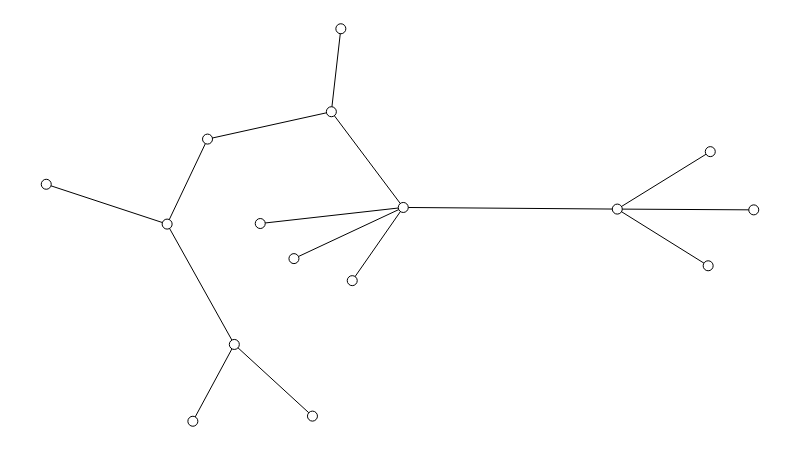

The cell this chart's notebook holds for it:
### Markdown cell above
## Caminhos relativamente curtos

Primeiramente, precisamos evitar caracterizações baseadas em algum "número mágico" como [seis](https://en.wikipedia.org/wiki/Six_degrees_of_separation). A diferença entre os comprimentos médios obtidos pelo Milgram e os comprimentos médios obtidos do Spotify exigem uma caracterização mais genérica.

Informalmente, a definição de pequeno mundo já foi estabelecida: um grafo cujos caminhos são *relativamente curtos*. Nosso objetivo é formalizar o suficiente essa definição para poder usá-la em um teste de hipótese.

Um primeiro passso natural é tentar visualizar uma rede pequeno mundo para obter *insights* sobre a "cara" dela.

Nas lousinhas, as duplas Graicer/Tirta e Fred/Rapha apresentaram propostas baseadas em *árvore*. Uma árvore é uma *rede conexa sem circuitos*, ou seja, é um grafo com as seguintes propriedades:

* entre quaisquer dois nós, existe um caminho;
* esse caminho é o único entre esses nós.

O módulo *NetworkX* possui uma função pronta para gerar uma árvore aleatória com dado número de nós.

### Code cell
# Gera uma árvore aleatória.
g = nx.random_tree(NUM_NODES)

# Atribui posições aos nós.
sn.set_spring_positions(g)

# Mostra o grafo.
show_graph(g)

### Figure 1 — Plotly figure (JSON) as saved in the notebook; plotly's stock layout.template omitted (floating-point values rounded to 4 significant figures)
{"data": [{"hoverinfo": "none", "line": {"color": "rgb(0, 0, 0)", "width": 1}, "mode": "lines", "x": [0.403, 0.4164, null, 0.403, 0.228, null, 0.403, 0.5046, null, 0.3763, 0.2658, null, 0.1709, 0, null, 0.1709, 0.228, null, 0.1709, 0.2658, null, 0.8071, 0.9386, null, 0.8071, 1, null, 0.8071, 0.9356, null, 0.8071, 0.5046, null, 0.2658, 0.2072, null, 0.3025, 0.5046, null, 0.4325, 0.5046, null, 0.3501, 0.5046, null], "y": [0.7886, 1, null, 0.7886, 0.7189, null, 0.7886, 0.5447, null, 0.01309, 0.1957, null, 0.5023, 0.6038, null, 0.5023, 0.7189, null, 0.5023, 0.1957, null, 0.5405, 0.6869, null, 0.5405, 0.5385, null, 0.5405, 0.3961, null, 0.5405, 0.5447, null, 0.1957, 0, null, 0.5038, 0.5447, null, 0.3582, 0.5447, null, 0.4144, 0.5447, null]}, {"hoverinfo": "none", "marker": {"color": "rgb(255, 255, 255)", "line": {"color": "rgb(0, 0, 0)", "width": 1}, "size": 10}, "mode": "markers+text", "text": [], "textfont": {"color": "rgb(0, 0, 0)"}, "textposition": "middle center", "x": [0.403, 0.3763, 0.4164, 0.1709, 0.228, 0.8071, 0.2658, 0.3025, 0.4325, 0.2072, 0, 0.9386, 0.3501, 1, 0.9356, 0.5046], "y": [0.7886, 0.01309, 1, 0.5023, 0.7189, 0.5405, 0.1957, 0.5038, 0.3582, 0, 0.6038, 0.6869, 0.4144, 0.5385, 0.3961, 0.5447]}], "layout": {"height": 450, "margin": {"b": 0, "l": 0, "r": 0, "t": 0}, "showlegend": false, "width": 800, "xaxis": {"showgrid": false, "showticklabels": false, "zeroline": false}, "yaxis": {"showgrid": false, "showticklabels": false, "zeroline": false}}}
